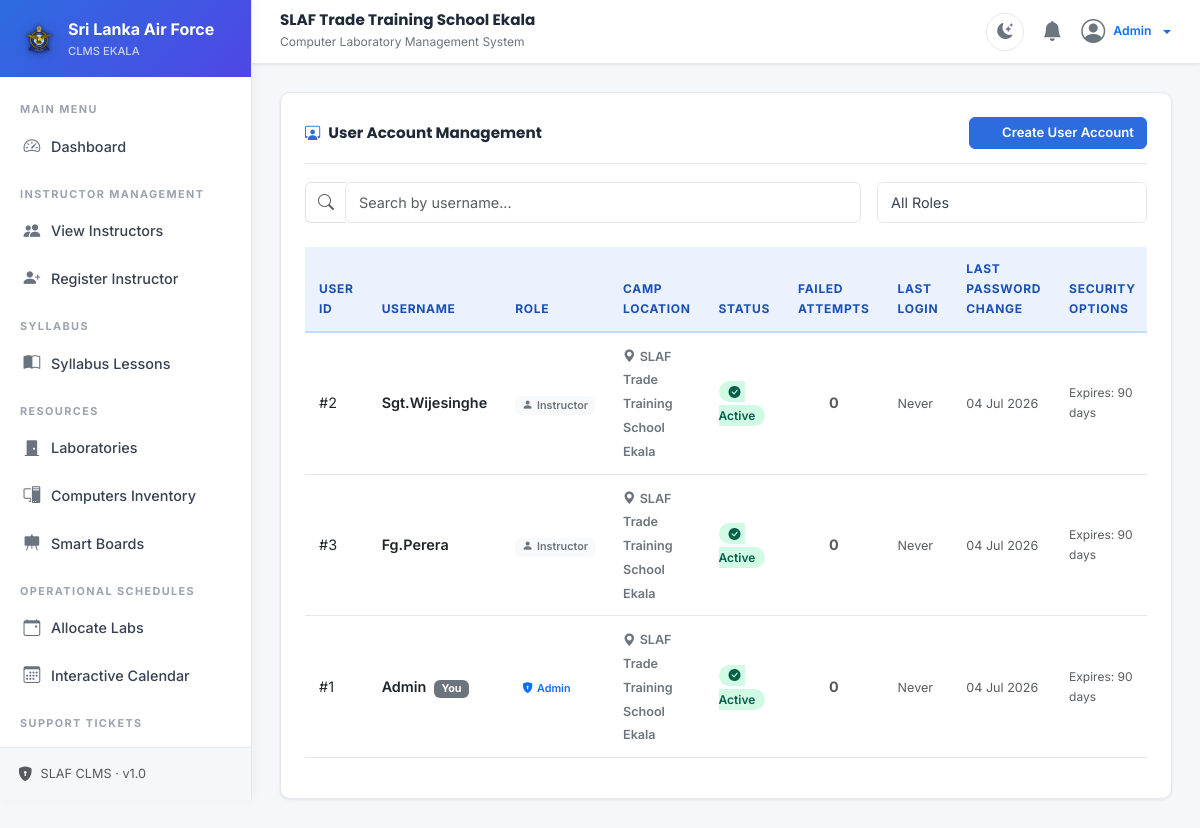
/user (signed in), run on the app's committed database.
### tables this page shows
CREATE TABLE IF NOT EXISTS users (
    id INT AUTO_INCREMENT PRIMARY KEY,
    username VARCHAR(50) NOT NULL UNIQUE,
    password VARCHAR(255) NOT NULL,
    role_id INT NOT NULL,
    status ENUM('active', 'inactive', 'locked') DEFAULT 'active',
    last_login DATETIME NULL,
    created_at TIMESTAMP DEFAULT CURRENT_TIMESTAMP,
    updated_at TIMESTAMP DEFAULT CURRENT_TIMESTAMP ON UPDATE CURRENT_TIMESTAMP,
    last_password_change DATETIME NULL DEFAULT CURRENT_TIMESTAMP,
    failed_attempts INT DEFAULT 0,
    force_password_change TINYINT(1) DEFAULT 0,
    password_expiry_days INT DEFAULT 90,
    camp_id INT NULL,
    FOREIGN KEY (role_id) REFERENCES roles(id),
    FOREIGN KEY (camp_id) REFERENCES camps(id) ON DELETE SET NULL
);

CREATE TABLE IF NOT EXISTS camps (
    id INT AUTO_INCREMENT PRIMARY KEY,
    name VARCHAR(100) NOT NULL UNIQUE,
    code VARCHAR(50) NOT NULL UNIQUE,
    address TEXT NULL,
    status ENUM('active', 'inactive') DEFAULT 'active',
    created_at TIMESTAMP DEFAULT CURRENT_TIMESTAMP,
    updated_at TIMESTAMP DEFAULT CURRENT_TIMESTAMP ON UPDATE CURRENT_TIMESTAMP
);

### app/controllers/UserController.php (called while the page is built, shortened)
<?php
class UserController extends Controller {
    private $userModel;
    public function __construct() {
        $this->userModel = $this->model('UserModel');
    }
    public function index() {
        $q = isset($_GET['q']) ? trim($_GET['q']) : '';
        $roleId = isset($_GET['role_id']) && $_GET['role_id'] !== '' ? (int)$_GET['role_id'] : null;
        if ($q !== '' || $roleId !== null) {
            $users = $this->userModel->searchUsers($q, $roleId);
        } else {
            $users = $this->userModel->getAllUsers();
        }
        $campModel = $this->model('CampModel');
        $camps = $campModel->getActiveCamps();
        $data = [
            'title' => 'User Account Management',
            'active_menu' => 'user_management',
            'users' => $users,
            'camps' => $camps,
            'q' => $q,
            'role_id' => $roleId
        ];
        $this->view('users/index', $data);
    }
}

### app/core/App.php (called while the page is built, shortened)
<?php
class App {
    protected $currentMethod = 'index';
    public function __construct() {
        $url = $this->getUrl();
        if (isset($url[0])) {
            $controllerName = ucfirst($url[0]) . 'Controller';
            if (file_exists(APPROOT . '/controllers/' . $controllerName . '.php')) {
                unset($url[0]);
            }
        }
        $this->currentController = new $this->currentController;
        $this->params = $url ? array_values($url) : [];
        call_user_func_array([$this->currentController, $this->currentMethod], $this->params);
    }
    public function getUrl() {
        if (isset($_GET['url'])) {
            $url = rtrim($_GET['url'], '/');
            $url = filter_var($url, FILTER_SANITIZE_URL);
            return explode('/', $url);
        }
        return [];
    }
}

### index.php (called while the page is built, shortened)
    <?php
require_once 'app/helpers/sanitization_helper.php';
require_once 'app/core/App.php';
require_once 'app/core/Controller.php';
require_once 'app/core/Database.php';
require_once 'app/core/Model.php';
$app = new App();

### app/helpers/sanitization_helper.php (called while the page is built, shortened)
<?php
function e($string) {
    return htmlspecialchars($string, ENT_QUOTES, 'UTF-8');
}

### app/core/Database.php (called while the page is built, shortened)
<?php
class Database {
    private $host = DB_HOST;
    private $user = DB_USER;
    private $pass = DB_PASS;
    private $dbname = DB_NAME;
    private $dbh;
    private $stmt;
    private $dsn;
    private $options;
    public function __construct() {
        $this->dsn = 'mysql:host=' . $this->host . ';dbname=' . $this->dbname . ';charset=utf8mb4';
        $this->options = [
            PDO::ATTR_PERSISTENT => false,
            PDO::ATTR_ERRMODE => PDO::ERRMODE_EXCEPTION,
            PDO::ATTR_DEFAULT_FETCH_MODE => PDO::FETCH_OBJ
        ];
    }
    private function connect() {
        if ($this->dbh === null) {
            try {
                $this->dbh = new PDO($this->dsn, $this->user, $this->pass, $this->options);
                $now = new DateTime('now', new DateTimeZone(date_default_timezone_get()));
                $offset = $now->getOffset();
                $hours = intval($offset / 3600);
                $minutes = abs(intval(($offset % 3600) / 60));
                $mysql_offset = sprintf('%+03d:%02d', $hours, $minutes);
                $this->dbh->exec("SET time_zone = '{$mysql_offset}'");
            } catch (PDOException $e) {
                $this->error = $e->getMessage();
                throw $e;
            }
        }
    }
    public function query($sql) {
        $this->stmt = $this->dbh->prepare($sql);
    }
    public function bind($param, $value, $type = null) {
        if (is_null($type)) {
            switch (true) {
                case is_int($value):
                    $type = PDO::PARAM_INT;
                    break;
            }
        }
        $this->stmt->bindValue($param, $value, $type);
    }
    public function execute() {
        return $this->stmt->execute();
    }
    public function resultSet() {
        $this->execute();
        return $this->stmt->fetchAll();
    }
}

### app/models/UserModel.php (called while the page is built, shortened)
<?php
class UserModel extends Model {
    public function getAllUsers() {
        $this->db->query("SELECT u.id, u.username, u.status, u.last_login, u.created_at, u.last_password_change, u.failed_attempts, u.force_password_change, u.password_expiry_days, r.name as role_name, r.id as role_id, u.camp_id, c.name as camp_name
                          FROM users u
                          JOIN roles r ON u.role_id = r.id
                          LEFT JOIN camps c ON u.camp_id = c.id
                          ORDER BY u.created_at DESC");
        return $this->db->resultSet();
    }
}

### app/core/Model.php (called while the page is built, shortened)
<?php
class Model {
    public function __construct() {
        $this->db = new Database();
    }
}

### app/views/users/index.php (the view, shortened to what this page needs)
<div class="card-clms">
    <div class="card-clms-header">
        <h5 class="fw-bold"><i class="bi bi-person-workspace me-2 text-primary"></i>User Account Management</h5>
        <button class="btn btn-primary btn-sm" data-bs-toggle="modal" data-bs-target="#createUserModal">
            <i class="bi bi-person-plus-fill me-1"></i> Create User Account
        </button>
    </div>
    <div class="row g-3 mb-4">
        <div class="col-md-8">
            <div class="input-group">
                <span class="input-group-text bg-transparent border-end-0">
                    <i class="bi bi-search text-muted"></i>
                </span>
                <input type="text" id="user-search-input" class="form-control border-start-0" placeholder="Search by username..." value="<?php echo e($data['q'] ?? ''); ?>">
            </div>
        </div>
        <div class="col-md-4">
            <select id="user-role-filter" class="form-select">
                <option value="">All Roles</option>
            </select>
        </div>
    </div>
    <div class="table-responsive">
        <table class="table table-clms align-middle" id="users-table">
            <thead>
                <tr>
                    <th>User ID</th>
                    <th>Username</th>
                    <th>Role</th>
                    <th>Camp Location</th>
                    <th>Status</th>
                    <th>Failed Attempts</th>
                    <th>Last Login</th>
                    <th>Last Password Change</th>
                    <th>Security Options</th>
                </tr>
            </thead>
            <tbody id="users-table-body">
                <?php if(!empty($data['users'])): ?>
                    <?php foreach($data['users'] as $user): ?>
                        <tr id="user-row-<?php echo $user->id; ?>">
                            <td>#<?php echo $user->id; ?></td>
                            <td>
                                <span class="fw-semibold text-capitalize"><?php echo e($user->username); ?></span>
                                <?php if((int)$user->id === (int)$_SESSION['user_id']): ?>
                                    <span class="badge bg-secondary ms-1">You</span>
                                <?php endif; ?>
                            </td>
                            <td>
                                 <?php if ((int)$user->role_id === 1): ?>
                                     <span class="badge bg-primary-light text-primary" style="font-weight:600;"><i class="bi bi-shield-lock-fill me-1"></i>Admin</span>
                                 <?php elseif ((int)$user->role_id === 3): ?>
                                     <span class="badge bg-info-light text-info" style="font-weight:600;"><i class="bi bi-shield-fill me-1"></i>Camp Admin</span>
                                 <?php else: ?>
                                     <span class="badge bg-light text-secondary" style="font-weight:600;"><i class="bi bi-person-fill me-1"></i>Instructor</span>
                                 <?php endif; ?>
                            </td>
                            <td>
                                 <span class="fw-semibold text-secondary small"><i class="bi bi-geo-alt-fill me-1"></i><?php echo e($user->camp_name ?: 'Global'); ?></span>
                            </td>
                            <td>
                                <?php if($user->status === 'active'): ?>
                                    <span class="badge-active"><i class="bi bi-check-circle-fill me-1"></i>Active</span>
                                <?php elseif($user->status === 'locked'): ?>
                                    <span class="badge-faulty text-danger" style="background:#FEE2E2;"><i class="bi bi-lock-fill me-1"></i>Locked</span>
                                <?php else: ?>
                                    <span class="badge-inactive"><i class="bi bi-dash-circle-fill me-1"></i>Inactive</span>
                                <?php endif; ?>
                            </td>
                            <td class="text-center fw-bold <?php echo $user->failed_attempts > 0 ? 'text-danger' : 'text-muted'; ?>">
                                <?php echo $user->failed_attempts; ?>
                            </td>
                            <td>
                                <small class="text-muted">
                                    <?php echo $user->last_login ? date('d M Y H:i', strtotime($user->last_login)) : 'Never'; ?>
                                </small>
                            </td>
                            <td>
                                <small class="text-muted">
                                    <?php echo $user->last_password_change ? date('d M Y', strtotime($user->last_password_change)) : 'Never'; ?>
                                </small>
                            </td>
                            <td>
                                <div class="d-flex flex-column gap-1">
                                    <span class="text-muted small" style="font-size:0.75rem;">Expires: <?php echo $user->password_expiry_days; ?> days</span>
                                </div>
                            </td>
                        </tr>
                    <?php endforeach; ?>
                <?php else: ?>
                    <tr id="no-records-row">
                        <td colspan="9" class="text-center text-muted py-4">No user accounts found.</td>
                    </tr>
                <?php endif; ?>
            </tbody>
        </table>
    </div>
</div>

### css/style.css (style rules this page uses)
:root { --font: 'Inter', sans-serif; --font-heading: 'Poppins', sans-serif; --primary: #2D6CDF; --primary-dark: #1A4FB5; --primary-light: #EBF1FD; --primary-grad: linear-gradient(135deg, #2D6CDF 0%, #4F46E5 100%); --bg-page: #F5F7FA; --bg-card: #FFFFFF; --sidebar-bg: #FFFFFF; --sidebar-border: #E5E7EB; --sidebar-hover: #F3F7FF; --sidebar-active-bg: #EBF1FD; --sidebar-active-text: #2D6CDF; --sidebar-text: #374151; --sidebar-muted: #9CA3AF; --navbar-bg: #FFFFFF; --text-h: #1F2937; --text-body: #374151; --text-muted: #6B7280; --border: #E5E7EB; --shadow-sm: 0 1px 3px rgba(0,0,0,0.08); --shadow-md: 0 4px 16px rgba(0,0,0,0.08); --shadow-lg: 0 8px 32px rgba(0,0,0,0.1); --success: #059669; --warning: #D97706; --danger: #DC2626; --info: #2D6CDF; --radius: 10px; --radius-sm: 6px; --radius-lg: 16px; --transition: 0.22s ease; }
*,*::before,*::after { margin:0;padding:0;box-sizing:border-box; }
body { font-family: var(--font); background: var(--bg-page); color: var(--text-body); font-size: 14.5px; line-height: 1.65; overflow-x: hidden; transition: background var(--transition), color var(--transition); }
h1,h2,h3,h4,h5,h6 { font-family:var(--font-heading);font-weight:700;color:var(--text-h);line-height:1.3; }
.card-clms { background:var(--bg-card); border:1px solid var(--border); border-radius:var(--radius); box-shadow:var(--shadow-sm); padding:24px; margin-bottom:22px; transition:box-shadow var(--transition),background var(--transition); }
.card-clms-header { display:flex;align-items:center;justify-content:space-between; margin-bottom:18px;padding-bottom:14px; border-bottom:1px solid var(--border); }
.card-clms-header h5,.card-clms-header h6 { font-size:0.95rem;font-weight:700;color:var(--text-h);margin:0; }
.card-clms-header .bi { color:var(--primary)!important; }
.badge-active { background:#D1FAE5;color:#065F46;font-weight:600;border-radius:99px;padding:3px 10px;font-size:0.75rem; }
.btn { border-radius:var(--radius-sm)!important;font-weight:600!important;font-size:0.875rem!important;transition:all 0.18s!important; }
.btn-primary { background:var(--primary)!important;border-color:var(--primary)!important;color:#fff!important; }
.btn-sm { padding:5px 12px!important;font-size:0.82rem!important; }
.table-clms { color:var(--text-body);border-color:var(--border);font-size:0.9rem; }
.table-clms thead th { background:var(--primary-light);color:var(--primary-dark); font-weight:700;font-size:0.75rem;text-transform:uppercase;letter-spacing:0.7px; border-bottom:2px solid #BFDBFE;padding:12px 14px; }
.table-clms td { vertical-align:middle;padding:11px 14px;border-color:var(--border); }
.table-clms tbody tr { transition:background 0.15s; }
.form-control,.form-select { border:1.5px solid var(--border)!important; border-radius:var(--radius-sm)!important; padding:9px 13px!important; font-size:0.9rem!important; color:var(--text-body)!important; background:var(--bg-card)!important; transition:border-color 0.2s,box-shadow 0.2s!important; }

### data on the page
users: id "2", username "Sgt.wijesinghe", shows "Instructor", camp.name "SLAF Trade Training School Ekala", status "active" (drawn), failed_attempts "0", shows "Never", last_password_change "04 Jul 2026", password_expiry_days "90"
users: id "3", username "Fg.perera", shows "Instructor", camp.name "SLAF Trade Training School Ekala", status "active" (drawn), failed_attempts "0", shows "Never", last_password_change "04 Jul 2026", password_expiry_days "90"
users: id "1", username "Admin", shows "You", camp.name "SLAF Trade Training School Ekala", status "active" (drawn), failed_attempts "0", shows "Never", last_password_change "04 Jul 2026", password_expiry_days "90"

### other printed values
MILITARY_BRANCH "Sri Lanka Air Force"
SYSTEM_TITLE "SLAF Trade Training School Ekala"
SYSTEM_SUBTITLE "Computer Laboratory Management System"
$_SESSION['username'] "Admin"
